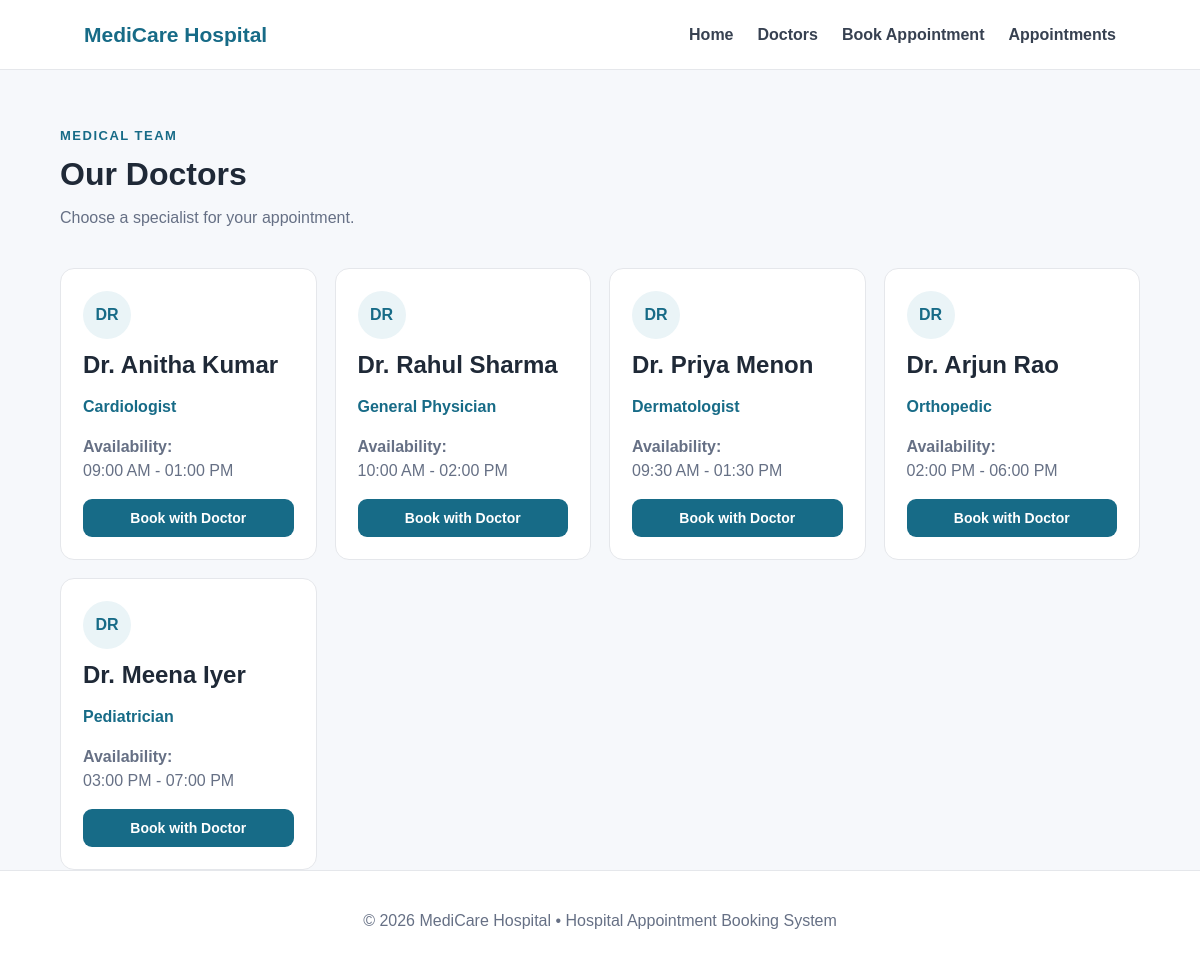
Page /doctors on the committed database.
### tables this page shows
CREATE TABLE doctors (
    id INTEGER PRIMARY KEY AUTOINCREMENT,
    name TEXT NOT NULL,
    specialization TEXT NOT NULL,
    availability TEXT NOT NULL
);

### app.py (the view)
@app.route("/doctors")
def doctors():
    conn = get_db()
    doctors = conn.execute("SELECT * FROM doctors").fetchall()
    conn.close()
    return render_template("doctors.html", doctors=doctors)

### app.py (called while the page is built)
def get_db():
    conn = sqlite3.connect(DATABASE)
    conn.row_factory = sqlite3.Row
    return conn

### templates/doctors.html (shortened to what this page needs)
{% extends "base.html" %}
{% block content %}
<div class="page-header">
    <p class="eyebrow">MEDICAL TEAM</p>
    <h1>Our Doctors</h1>
    <p>Choose a specialist for your appointment.</p>
</div>
<div class="cards">
{% for doctor in doctors %}
    <div class="card doctor-card">
        <div class="doctor-icon">DR</div>
        <h2>{{ doctor.name }}</h2>
        <p class="specialization">{{ doctor.specialization }}</p>
        <p><strong>Availability:</strong><br>{{ doctor.availability }}</p>
        <a class="btn primary full" href="{{ url_for('book') }}">Book with Doctor</a>
    </div>
{% endfor %}
</div>
{% endblock %}

### static/style.css (style rules this page uses)
* { box-sizing: border-box; }
body { margin: 0; font-family: Arial, Helvetica, sans-serif; background: #f6f8fb; color: #1f2937; }
.eyebrow { color: #176b87; font-size: 13px; font-weight: 800; letter-spacing: 1.5px; }
.btn { display: inline-block; border: 0; border-radius: 9px; padding: 11px 17px; text-decoration: none; font-weight: 700; cursor: pointer; font-size: 14px; }
.primary { background: #176b87; color: white; }
.full { width: 100%; text-align: center; }
.section-heading h2, .page-header h1 { margin: 5px 0 8px; }
.cards { display: grid; grid-template-columns: repeat(auto-fit, minmax(220px, 1fr)); gap: 18px; }
.card, .form-card, .table-card, .empty { background: white; border: 1px solid #e5e7eb; border-radius: 14px; padding: 22px; }
.card h2, .card h3 { margin: 12px 0 7px; }
.card p { color: #667085; line-height: 1.5; }
.specialization { color: #176b87 !important; font-weight: 700; }
.doctor-icon { width: 48px; height: 48px; border-radius: 50%; background: #eaf4f7; color: #176b87; display: grid; place-items: center; font-weight: 800; }
.page-header { padding: 45px 0 25px; }
.page-header p:last-child { color: #667085; }

### rows in the picture
doctors: name "Dr. Anitha Kumar", specialization "Cardiologist", availability "09:00 AM - 01:00 PM"
doctors: name "Dr. Rahul Sharma", specialization "General Physician", availability "10:00 AM - 02:00 PM"
doctors: name "Dr. Priya Menon", specialization "Dermatologist", availability "09:30 AM - 01:30 PM"
doctors: name "Dr. Arjun Rao", specialization "Orthopedic", availability "02:00 PM - 06:00 PM"
doctors: name "Dr. Meena Iyer", specialization "Pediatrician", availability "03:00 PM - 07:00 PM"
